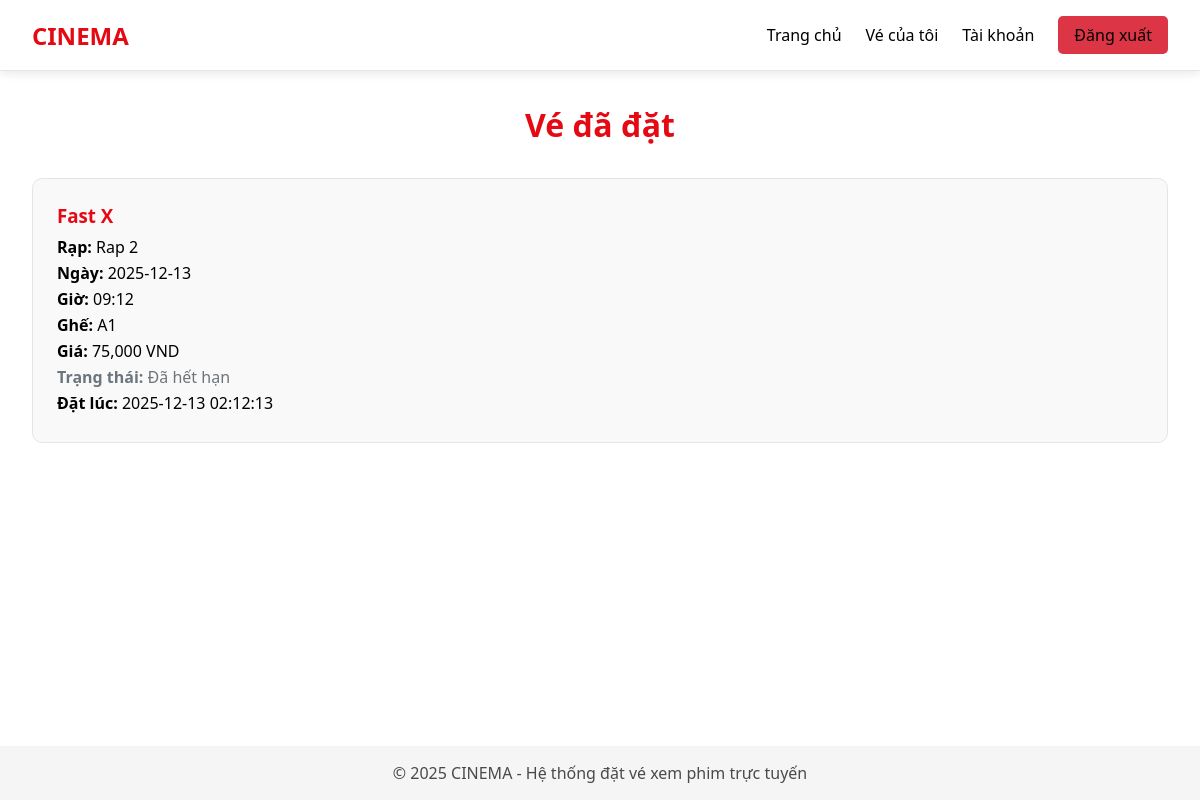
/my-bookings (signed in), run on the app's committed database.
### tables this page shows
CREATE TABLE bookings (
            id INTEGER PRIMARY KEY AUTOINCREMENT,
            user_id INTEGER,
            showtime_id INTEGER,
            seat_id INTEGER,
            seat_number TEXT,
            price REAL,
            status TEXT DEFAULT 'confirmed',
            booking_time TIMESTAMP DEFAULT CURRENT_TIMESTAMP,
            FOREIGN KEY (user_id) REFERENCES users(id),
            FOREIGN KEY (showtime_id) REFERENCES showtimes(id),
            FOREIGN KEY (seat_id) REFERENCES seats(id)
        );

CREATE TABLE movies_info (
            id INTEGER PRIMARY KEY AUTOINCREMENT,
            title TEXT NOT NULL,
            genre TEXT,
            duration INTEGER,
            poster_url TEXT,
            trailer_url TEXT,
            description TEXT,
            director TEXT,
            cast_members TEXT
        );

CREATE TABLE showtimes (
            id INTEGER PRIMARY KEY AUTOINCREMENT,
            movie_id INTEGER,
            theater TEXT,
            show_date TEXT,
            show_time TEXT,
            price REAL DEFAULT 75000,
            FOREIGN KEY (movie_id) REFERENCES movies_info(id)
        );

### app.py (the view)
@app.route('/my-bookings')
@login_required
def my_bookings():
    huy_ve_qua_gio()
    conn = get_db()
    bookings = conn.execute('''
        SELECT b.*, m.title, m.poster_url, s.theater, s.show_date, s.show_time
        FROM bookings b
        JOIN showtimes s ON b.showtime_id = s.id
        JOIN movies_info m ON s.movie_id = m.id
        WHERE b.user_id = ?
        ORDER BY b.booking_time DESC
    ''', (session['user_id'],)).fetchall()
    conn.close()
    return render_template('my_bookings.html', bookings=bookings)

### app.py (called while the page is built)
def login_required(f):
    @wraps(f)
    def decorated_function(*args, **kwargs):
        if 'user_id' not in session:
            flash('Vui lòng đăng nhập để tiếp tục.', 'warning')
            return redirect(url_for('login'))
        return f(*args, **kwargs)
    return decorated_function

def huy_ve_qua_gio():
    conn = get_db()
    now = datetime.now()
    current_date = now.strftime('%Y-%m-%d')
    current_time = now.strftime('%H:%M')
    expired_bookings = conn.execute('''
        UPDATE bookings
        SET status = 'expired'
        WHERE status = 'confirmed'
        AND showtime_id IN (
            SELECT id FROM showtimes
            WHERE show_date < ?
            OR (show_date = ? AND show_time < ?)
        )
    ''', (current_date, current_date, current_time)).rowcount
    conn.execute('''
        UPDATE seats
        SET status = 'available'
        WHERE id IN (
            SELECT seat_id FROM bookings
            WHERE status = 'expired'
        )
    ''')
    conn.commit()
    conn.close()
    return expired_bookings

### models.py (called while the page is built)
def get_db():
    conn = sqlite3.connect(DB_PATH)
    conn.row_factory = sqlite3.Row
    return conn

### templates/my_bookings.html (shortened to what this page needs)
{% extends "base.html" %}
{% block content %}
<h1 class="page-title">Vé đã đặt</h1>
{% if bookings %}
<div class="booking-list">
    {% for booking in bookings %}
    <div class="booking-item">
        <div class="booking-details">
            <h3>{{ booking.title }}</h3>
            <p><strong>Rạp:</strong> {{ booking.theater }}</p>
            <p><strong>Ngày:</strong> {{ booking.show_date }}</p>
            <p><strong>Giờ:</strong> {{ booking.show_time }}</p>
            <p><strong>Ghế:</strong> {{ booking.seat_number }}</p>
            <p><strong>Giá:</strong> {{ "{:,.0f}".format(booking.price or 0) }} VND</p>
            <p class="{% if booking.status == 'confirmed' %}status-confirmed{% elif booking.status == 'cancelled' %}status-cancelled{% elif booking.status == 'expired' %}status-expired{% else %}status-pending{% endif %}">
                <strong>Trạng thái:</strong>
                {% if booking.status == 'confirmed' %}Đã xác nhận
                {% elif booking.status == 'cancelled' %}Đã hủy
                {% elif booking.status == 'expired' %}Đã hết hạn
                {% else %}Đang xử lý{% endif %}
            </p>
            <p><strong>Đặt lúc:</strong> {{ booking.booking_time }}</p>
        </div>
    </div>
    {% endfor %}
</div>
{% else %}
<p style="text-align: center;">Bạn chưa đặt vé nào. <a href="{{ url_for('index') }}" style="color: var(--primary);">Đặt vé ngay!</a></p>
{% endif %}
{% endblock %}

### static/css/style.css (style rules this page uses)
:root { --primary: #e50914; --primary-dark: #b20710; --secondary: #4a4a4a; --dark: #111111; --light: #000000; --text: #000000; --text-muted: #555555; --surface: #ffffff; --surface-alt: #f8f8f8; --border: #e0e0e0; --muted: #666666; --success: #28a745; --warning: #ffc107; --danger: #dc3545; }
* { margin: 0; padding: 0; box-sizing: border-box; }
body { font-family: 'Segoe UI', Tahoma, Geneva, Verdana, sans-serif; background: var(--surface); color: var(--text); min-height: 100vh; display: flex; flex-direction: column; }
.page-title { text-align: center; margin-bottom: 2rem; color: var(--primary); }
.booking-list { display: flex; flex-direction: column; gap: 1rem; }
.booking-item { background: #f9f9f9; border: 1px solid #e5e5e5; padding: 1.5rem; border-radius: 10px; display: flex; gap: 1.5rem; }
.booking-details h3 { color: var(--primary); margin-bottom: 0.5rem; }
.booking-details p { margin: 0.25rem 0; }
.status-expired { color: #6c757d; }

### data on the page
bookings: title "Fast X", theater "Rap 2", show_date "2025-12-13", show_time "09:12", seat_number "A1", price "75,000", status "Đã hết hạn", booking_time "2025-12-13 02:12:13"
